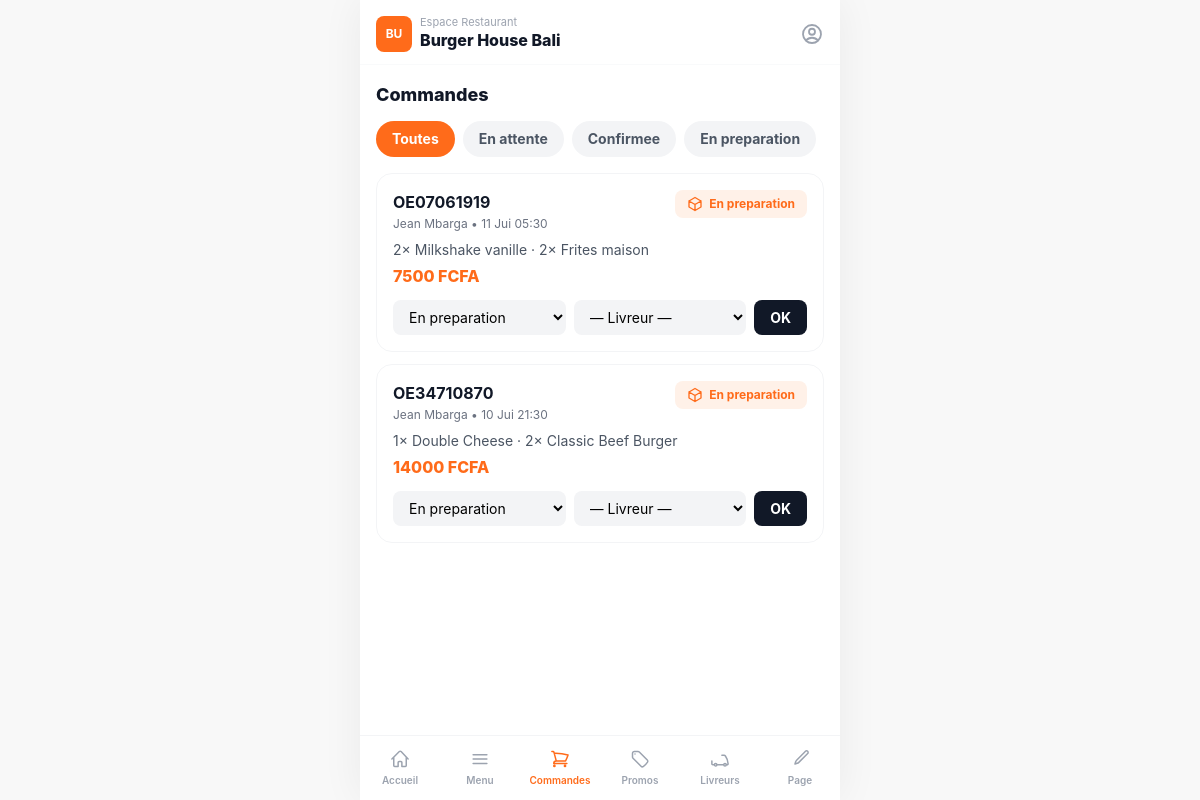
/resto/commandes/ (signed in), run on an earlier commit of the app's database.
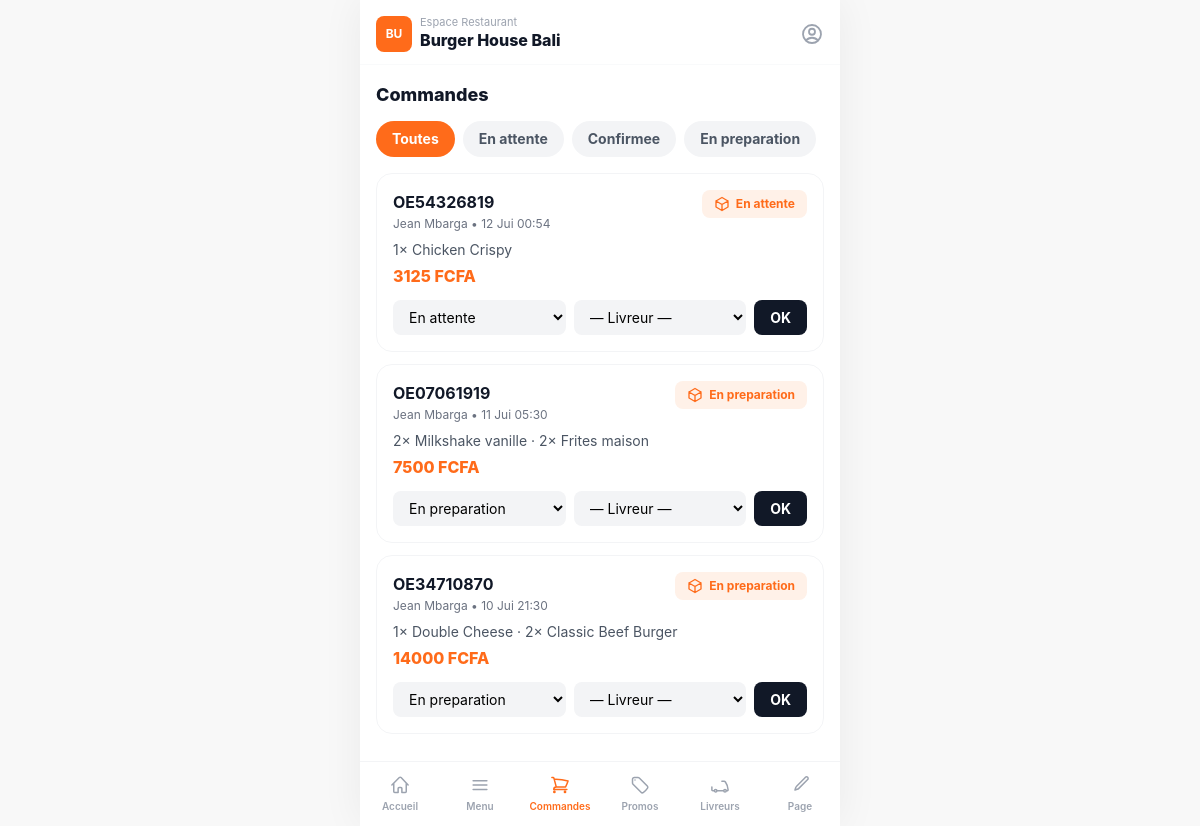
And on a later commit of the database.
### apps/restaurants/models.py (models this page shows, shortened)
class Restaurant(TimeStampedModel):
    owner = models.ForeignKey(
        settings.AUTH_USER_MODEL, on_delete=models.CASCADE, related_name="restaurants")
    name = models.CharField(max_length=140)
    slug = models.SlugField(max_length=160, unique=True, blank=True)
    share_token = models.CharField(max_length=22, unique=True, blank=True, db_index=True)
    tagline = models.CharField(max_length=60, blank=True,
                               help_text="Badge ex: Cuisine Locale / Premium")
    bio = models.TextField(blank=True, help_text="Description / bio du restaurant")
    logo = models.ImageField(upload_to="restaurants/logos/", blank=True, null=True)
    cover_image = models.ImageField(upload_to="restaurants/covers/", blank=True, null=True)
    categories = models.ManyToManyField(Category, blank=True, related_name="restaurants")
    neighborhood = models.CharField(max_length=80, blank=True,
                                    help_text="Quartier ex: Bonanjo, Akwa, Bonapriso, Bali")
    city = models.CharField(max_length=80, default="Douala")
    address = models.CharField(max_length=255, blank=True)
    lat = models.FloatField(null=True, blank=True)
    lng = models.FloatField(null=True, blank=True)
    delivery_fee = models.PositiveIntegerField(default=500, help_text="Frais livraison en FCFA")
    delivery_time_min = models.PositiveSmallIntegerField(default=20)
    delivery_time_max = models.PositiveSmallIntegerField(default=40)
    min_order = models.PositiveIntegerField(default=0)
    brand_color = models.CharField(max_length=9, default="#FF6B1A")
    accent_color = models.CharField(max_length=9, default="#FFF1E8")
    is_pro = models.BooleanField(default=False, help_text="Badge Pro")
    is_premium = models.BooleanField(default=False)
    is_featured = models.BooleanField(default=False, help_text="A la une")
    is_active = models.BooleanField(default=True)
    rating = models.DecimalField(max_digits=3, decimal_places=1, default=0)
    rating_count = models.PositiveIntegerField(default=0)
    orders_count = models.PositiveIntegerField(default=0)
    phone = models.CharField(max_length=20, blank=True)
    class Meta:
        ordering = ["-is_featured", "-rating"]
        indexes = [models.Index(fields=["slug"]), models.Index(fields=["share_token"])]

### apps/orders/models.py (models this page shows, shortened)
class Order(TimeStampedModel):
    class Status(models.TextChoices):
        PENDING = "pending", "En attente"
        CONFIRMED = "confirmed", "Confirmee"
        PREPARING = "preparing", "En preparation"
        READY = "ready", "Prete"
        PICKED_UP = "picked_up", "Recuperee"
        ON_THE_WAY = "on_the_way", "En livraison"
        DELIVERED = "delivered", "Livree"
        CANCELLED = "cancelled", "Annulee"
    class Payment(models.TextChoices):
        CASH = "cash", "Especes a la livraison"
        MOMO = "momo", "Mobile Money"
        OM = "om", "Orange Money"
        CARD = "card", "Carte bancaire"
    number = models.CharField(max_length=14, unique=True, blank=True, db_index=True)
    share_token = models.CharField(max_length=22, unique=True, blank=True, db_index=True)
    customer = models.ForeignKey(settings.AUTH_USER_MODEL, on_delete=models.CASCADE,
                                 related_name="orders")
    restaurant = models.ForeignKey(Restaurant, on_delete=models.PROTECT, related_name="orders")
    driver = models.ForeignKey(settings.AUTH_USER_MODEL, on_delete=models.SET_NULL,
                               null=True, blank=True, related_name="deliveries")
    status = models.CharField(max_length=14, choices=Status.choices, default=Status.PENDING)
    payment_method = models.CharField(max_length=8, choices=Payment.choices, default=Payment.CASH)
    items_total = models.PositiveIntegerField(default=0)
    delivery_fee = models.PositiveIntegerField(default=0)
    discount = models.PositiveIntegerField(default=0)
    total = models.PositiveIntegerField(default=0)
    delivery_address = models.CharField(max_length=255, blank=True)
    delivery_lat = models.FloatField(null=True, blank=True)
    delivery_lng = models.FloatField(null=True, blank=True)
    driver_lat = models.FloatField(null=True, blank=True)
    driver_lng = models.FloatField(null=True, blank=True)
    notes = models.TextField(blank=True)
    promo_code = models.CharField(max_length=24, blank=True)
    confirmed_at = models.DateTimeField(null=True, blank=True)
    delivered_at = models.DateTimeField(null=True, blank=True)
    class Meta:
        ordering = ["-created_at"]
        indexes = [models.Index(fields=["status"]), models.Index(fields=["-created_at"])]
    @property
    def status_label(self):
        return self.get_status_display()

class OrderItem(models.Model):
    order = models.ForeignKey(Order, on_delete=models.CASCADE, related_name="items")
    dish = models.ForeignKey(Dish, on_delete=models.SET_NULL, null=True, related_name="order_items")
    name = models.CharField(max_length=140)        # snapshot
    unit_price = models.PositiveIntegerField()      # snapshot (prix paye)
    quantity = models.PositiveSmallIntegerField(default=1)

### apps/accounts/models.py (models this page shows, shortened)
class User(AbstractUser):
    class Role(models.TextChoices):
        CLIENT = "client", "Client"
        RESTAURANT = "restaurant", "Restaurant"
        DRIVER = "driver", "Livreur"
        INFLUENCER = "influencer", "Influenceur"
        ADMIN = "admin", "Administrateur"
    role = models.CharField(max_length=20, choices=Role.choices, default=Role.CLIENT)
    phone = models.CharField(max_length=20, blank=True)
    avatar = models.ImageField(upload_to="avatars/", blank=True, null=True)
    city = models.CharField(max_length=80, default="Douala")
    address = models.CharField(max_length=255, blank=True)
    lat = models.FloatField(null=True, blank=True)
    lng = models.FloatField(null=True, blank=True)
    is_verified = models.BooleanField(default=False)
    created_at = models.DateTimeField(auto_now_add=True)
    @property
    def display_name(self):
        return self.get_full_name() or self.username

### apps/restaurants/views.py (the view)
# urls.py: path("resto/commandes/", views.orders_manage, name="orders"),
@login_required
def orders_manage(request):
    resto = _owner_resto(request)
    if not resto:
        return redirect("restaurants:onboarding")
    status = request.GET.get("status", "")
    orders = Order.objects.filter(restaurant=resto).select_related("customer", "driver")
    if status:
        orders = orders.filter(status=status)
    return render(request, "restaurant_dashboard/orders.html",
                  {"resto": resto, "orders": orders, "status": status,
                   "statuses": Order.Status.choices})

### apps/core/context_processors.py (called while the page is built)
def brand(request):
    unread = 0
    if request.user.is_authenticated:
        unread = request.user.notifications.filter(is_read=False).count()
    return {
        "BRAND_NAME": "ONE EAT",
        "CURRENCY": settings.CURRENCY,
        "DEFAULT_CITY": settings.DEFAULT_CITY,
        "DOUALA_CENTER": settings.DOUALA_CENTER,
        "VAPID_PUBLIC_KEY": settings.VAPID_PUBLIC_KEY,
        "unread_notifications": unread,
    }

### apps/restaurants/views.py (called while the page is built)
def _owner_resto(request):
    return Restaurant.objects.filter(owner=request.user).first()

### templates/restaurant_dashboard/orders.html (shortened to what this page needs)
{% extends "restaurant_dashboard/base.html" %}
{% block dash %}
<h2 class="font-extrabold text-lg text-gray-900">Commandes</h2>
<div class="mt-3 flex gap-2 overflow-x-auto no-scrollbar">
  <a href="?" class="flex-shrink-0 px-4 py-2 rounded-full text-sm font-bold {% if not status %}bg-brand text-white{% else %}bg-gray-100 text-gray-600{% endif %}">Toutes</a>
  {% for value, label in statuses %}
  <a href="?status={{ value }}" class="flex-shrink-0 px-4 py-2 rounded-full text-sm font-bold {% if status == value %}bg-brand text-white{% else %}bg-gray-100 text-gray-600{% endif %}">{{ label }}</a>
  {% endfor %}
</div>
<div class="mt-4 space-y-3">
  {% for o in orders %}
  <div class="rounded-2xl border border-gray-100 p-4">
    <div class="flex items-start justify-between">
      <div>
        <p class="font-bold text-gray-900">{{ o.number }}</p>
        <p class="text-xs text-gray-500 mt-0.5">{{ o.customer.display_name }} • {{ o.created_at|date:"d M H:i" }}</p>
      </div>
      {% include "client/_status_badge.html" with status=o.status label=o.status_label %}
    </div>
    <div class="mt-2 text-sm text-gray-600">
      {% for it in o.items.all %}<span>{{ it.quantity }}× {{ it.name }}</span>{% if not forloop.last %} · {% endif %}{% endfor %}
    </div>
    <p class="mt-1 font-extrabold text-brand">{{ o.total }} FCFA</p>
    <form method="post" action="{% url 'restaurants:order_status' o.id %}" class="mt-3 flex gap-2">
      <select name="status" class="flex-1 px-3 py-2 rounded-lg bg-gray-100 text-sm focus:outline-none">
        {% for value, label in statuses %}<option value="{{ value }}" {% if o.status == value %}selected{% endif %}>{{ label }}</option>{% endfor %}
      </select>
      <select name="driver" class="flex-1 px-3 py-2 rounded-lg bg-gray-100 text-sm focus:outline-none">
        <option value="">— Livreur —</option>
      </select>
      <button class="px-4 rounded-lg bg-gray-900 text-white text-sm font-bold">OK</button>
    </form>
  </div>
  {% empty %}<p class="text-gray-400 text-center py-10">Aucune commande.</p>{% endfor %}
</div>
{% endblock %}

### templates/restaurant_dashboard/base.html (shortened to what this page needs)
{% extends "base.html" %}
{% load static %}
{% block shell_class %}safe-bottom{% endblock %}
{% block body %}
<header class="px-4 pt-4 pb-3 sticky top-0 bg-white z-30 border-b border-gray-50">
  <div class="flex items-center justify-between">
    <div class="flex items-center gap-2 min-w-0">
      <div class="w-9 h-9 rounded-lg bg-brand text-white text-xs font-bold flex items-center justify-center flex-shrink-0">{{ resto.name|slice:":2"|upper }}</div>
      <div class="min-w-0">
        <p class="text-[11px] text-gray-400 leading-none">Espace Restaurant</p>
        <h1 class="font-extrabold text-gray-900 truncate">{{ resto.name }}</h1>
      </div>
    </div>
    <a href="{% url 'accounts:profile' %}" class="text-gray-400"></a>
  </div>
</header>
<main class="px-4 py-4 min-h-[60dvh]">{% block dash %}{% endblock %}</main>
{% with active=request.resolver_match.url_name %}
<nav class="fixed bottom-0 left-1/2 -translate-x-1/2 w-full max-w-[480px] bg-white border-t border-gray-100 z-40" style="padding-bottom:env(safe-area-inset-bottom)">
  <div class="grid grid-cols-6 h-[64px] text-[10px] font-semibold">
    {% include "restaurant_dashboard/_navlink.html" with url='restaurants:dashboard' label='Accueil' icon='home' active=active %}
    {% include "restaurant_dashboard/_navlink.html" with url='restaurants:menu' label='Menu' icon='menu' active=active %}
    {% include "restaurant_dashboard/_navlink.html" with url='restaurants:orders' label='Commandes' icon='orders' active=active %}
    {% include "restaurant_dashboard/_navlink.html" with url='restaurants:promos' label='Promos' icon='promo' active=active %}
    {% include "restaurant_dashboard/_navlink.html" with url='restaurants:drivers' label='Livreurs' icon='driver' active=active %}
    {% include "restaurant_dashboard/_navlink.html" with url='restaurants:customize' label='Page' icon='edit' active=active %}
  </div>
</nav>
{% endwith %}
{% endblock %}

### templates/base.html (shortened to what this page needs)
{% load static %}
<!DOCTYPE html>
<html lang="fr" class="h-full">
<head>
  <script src="https://cdn.tailwindcss.com"></script>
</head>
<body class="h-full">
  <div class="app-shell {% block shell_class %}{% endblock %}">
    {% block body %}{% endblock %}
  </div>
</body>
</html>

### templates/client/_status_badge.html (shortened to what this page needs)
{% if status == 'delivered' %}
  <span class="flex-shrink-0 flex items-center gap-1.5 px-3 py-1.5 rounded-lg bg-green-50 text-green-600 text-xs font-bold">
    <svg class="w-4 h-4" fill="none" stroke="currentColor" stroke-width="2" viewBox="0 0 24 24"><path stroke-linecap="round" stroke-linejoin="round" d="M9 12.75L11.25 15 15 9.75M21 12a9 9 0 11-18 0 9 9 0 0118 0z"/></svg>{{ label }}</span>
{% elif status == 'cancelled' %}
  <span class="flex-shrink-0 flex items-center gap-1.5 px-3 py-1.5 rounded-lg bg-red-50 text-red-500 text-xs font-bold">✕ {{ label }}</span>
{% else %}
  <span class="flex-shrink-0 flex items-center gap-1.5 px-3 py-1.5 rounded-lg bg-brand-50 text-brand text-xs font-bold">
    <svg class="w-4 h-4" fill="none" stroke="currentColor" stroke-width="2" viewBox="0 0 24 24"><path stroke-linecap="round" stroke-linejoin="round" d="M21 7.5l-9-5.25L3 7.5m18 0l-9 5.25m9-5.25v9l-9 5.25M3 7.5l9 5.25M3 7.5v9l9 5.25m0-9v9"/></svg>{{ label }}</span>
{% endif %}

### templates/restaurant_dashboard/_navlink.html
{% url url as target %}
<a href="{{ target }}" class="flex flex-col items-center justify-center gap-1 {% if request.path == target %}text-brand{% else %}text-gray-400{% endif %}">
  {% if icon == 'home' %}<svg class="w-5 h-5" fill="none" stroke="currentColor" stroke-width="1.8" viewBox="0 0 24 24"><path stroke-linecap="round" stroke-linejoin="round" d="M2.25 12l8.954-8.955a1.5 1.5 0 012.122 0L21.75 12M4.5 9.75v10.125c0 .621.504 1.125 1.125 1.125H9.75v-4.875c0-.621.504-1.125 1.125-1.125h2.25c.621 0 1.125.504 1.125 1.125V21h4.125c.621 0 1.125-.504 1.125-1.125V9.75"/></svg>
  {% elif icon == 'menu' %}<svg class="w-5 h-5" fill="none" stroke="currentColor" stroke-width="1.8" viewBox="0 0 24 24"><path stroke-linecap="round" stroke-linejoin="round" d="M3.75 6.75h16.5M3.75 12h16.5m-16.5 5.25h16.5"/></svg>
  {% elif icon == 'orders' %}<svg class="w-5 h-5" fill="none" stroke="currentColor" stroke-width="1.8" viewBox="0 0 24 24"><path stroke-linecap="round" stroke-linejoin="round" d="M2.25 3h1.386c.51 0 .955.343 1.087.835l.383 1.437M7.5 14.25a3 3 0 00-3 3h15.75m-12.75-3h11.218c1.121-2.3 2.1-4.684 2.924-7.138a60.114 60.114 0 00-16.536-1.84M7.5 14.25L5.106 5.272M6 20.25a.75.75 0 11-1.5 0 .75.75 0 011.5 0zm12.75 0a.75.75 0 11-1.5 0 .75.75 0 011.5 0z"/></svg>
  {% elif icon == 'promo' %}<svg class="w-5 h-5" fill="none" stroke="currentColor" stroke-width="1.8" viewBox="0 0 24 24"><path stroke-linecap="round" stroke-linejoin="round" d="M9.568 3H5.25A2.25 2.25 0 003 5.25v4.318c0 .597.237 1.17.659 1.591l9.581 9.581c.699.699 1.78.872 2.607.33a18.095 18.095 0 005.223-5.223c.542-.827.369-1.908-.33-2.607L11.16 3.66A2.25 2.25 0 009.568 3z"/><path stroke-linecap="round" stroke-linejoin="round" d="M6 6h.008v.008H6V6z"/></svg>
  {% elif icon == 'driver' %}<svg class="w-5 h-5" fill="none" stroke="currentColor" stroke-width="1.8" viewBox="0 0 24 24"><path stroke-linecap="round" stroke-linejoin="round" d="M8.25 18.75a1.5 1.5 0 01-3 0m3 0a1.5 1.5 0 00-3 0m3 0h6m-9 0H3.375a1.125 1.125 0 01-1.125-1.125V14.25m17.25 4.5a1.5 1.5 0 01-3 0m3 0a1.5 1.5 0 00-3 0m3 0h1.125c.621 0 1.129-.504 1.09-1.124a17.902 17.902 0 00-3.213-9.193 2.056 2.056 0 00-1.58-.86H14.25M16.5 18.75h-6"/></svg>
  {% else %}<svg class="w-5 h-5" fill="none" stroke="currentColor" stroke-width="1.8" viewBox="0 0 24 24"><path stroke-linecap="round" stroke-linejoin="round" d="M16.862 4.487l1.687-1.688a1.875 1.875 0 112.652 2.652L10.582 16.07a4.5 4.5 0 01-1.897 1.13L6 18l.8-2.685a4.5 4.5 0 011.13-1.897l8.932-8.931z"/></svg>{% endif %}
  <span>{{ label }}</span>
</a>

### templates/base.html (style rules this page uses)
html,body { -webkit-tap-highlight-color:transparent; }
body { font-family:'Inter',system-ui,sans-serif; background:#f8f8f8; }
.no-scrollbar { -ms-overflow-style:none; scrollbar-width:none; }
.app-shell { max-width:480px; margin:0 auto; background:#fff; min-height:100dvh; position:relative; box-shadow:0 0 40px rgba(0,0,0,.06); }
.safe-bottom { padding-bottom:calc(76px + env(safe-area-inset-bottom)); }

What changed in the data, as far as the page shows it:
added Order: number "OE54326819", customer.display_name "Jean Mbarga", created_at "12 Jui 00:54", label "En attente", total "3125", status "En attente"
added OrderItem: quantity "1", name "Chicken Crispy", shown under "OE54326819"
